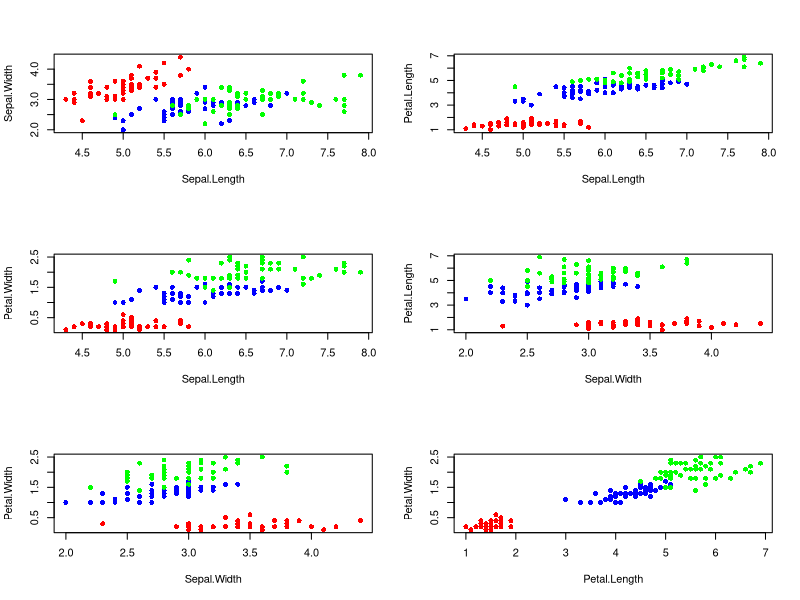

Write the R code that produced this figure.
plot_iris <- function(X, tipos)
{
  niveles <- levels(tipos)
  colores <- c("red", "blue", "green")

  plot(X, type="n")
  for(i in 1:length(niveles)) {
    idx <- tipos == niveles[i]
    points(X[idx,], pch=16, col=colores[i])
  }
}

combs <- combn(names(iris)[1:4], 2)

par(mfrow=c(3,2))
for(j in 1:ncol(combs)) {
  plot_iris(iris[ ,combs[,j]], iris[, "Species"])
}